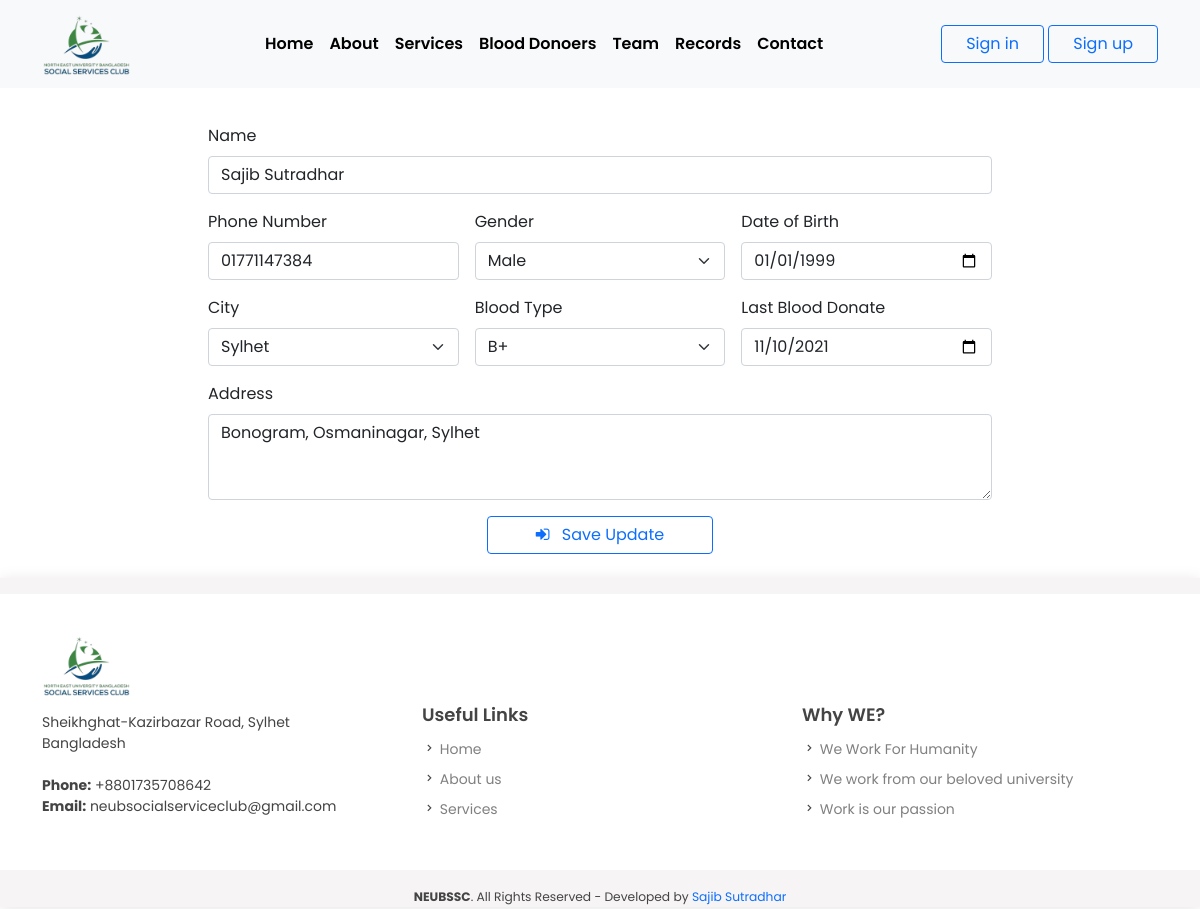
Page /profile/1/ on the committed database.
### blood_app/models.py (models this page shows)
class Blood_donor(models.Model):
    gender_l = (
        ("Male", "Male"),
        ("Female", "Female"),
        ("Others", "Others")
    )
    b_type = (
        ("A+", "A+"),
        ("A-", "A-"),
        ("B+", "B+"),
        ("B-", "B-"),
        ("AB+", "AB+"),
        ("AB-", "AB-"),
        ("O+", "O+"),
        ("O-", "O-")
    )
    district_l = (
        ('B.baria', 'B.baria'),
        ('Bagerhat', 'Bagerhat'),
        ('Bandarban', 'Bandarban'),
        ('Barguna', 'Barguna'),
        ('Barishal', 'Barishal'),
        ('Bhola', 'Bhola'),
        ('Bogura', 'Bogura'),
        ('C. nawabganj', 'C. nawabganj'),
        ('Chandpur', 'Chandpur'),
        ('Chattogram', 'Chattogram'),
        ('Chuadanga', 'Chuadanga'),
        ("Cox's bazar", "Cox's bazar"),
        ('Cumilla', 'Cumilla'),
        ('Dhaka', 'Dhaka'),
        ('Dinajpur', 'Dinajpur'),
        ('Faridpur', 'Faridpur'),
        ('Feni', 'Feni'),
        ('Gaibandha', 'Gaibandha'),
        ('Gazipur', 'Gazipur'),
        ('Gopalganj', 'Gopalganj'),
        ('Habiganj', 'Habiganj'),
        ('Jamalpur', 'Jamalpur'),
        ('Jashore', 'Jashore'),
        ('Jhalokathi', 'Jhalokathi'),
        ('Jhenaidah', 'Jhenaidah'),
        ('Joypurhat', 'Joypurhat'),
        ('Khagrachari', 'Khagrachari'),
        ('Khulna', 'Khulna'),
        ('Kishoreganj', 'Kishoreganj'),
        ('Kurigram', 'Kurigram'),
        ('Kushtia', 'Kushtia'),
        ('Lalmonirhat', 'Lalmonirhat'),
        ('Laxmipur', 'Laxmipur'),
        ('Madaripur', 'Madaripur'),
        ('Magura', 'Magura'),
        ('Manikganj', 'Manikganj'),
        ('Meherpur', 'Meherpur'),
        ('Moulvibazar', 'Moulvibazar'),
        ('Munshiganj', 'Munshiganj'),
        ('Mymensingh', 'Mymensingh'),
        ('Naogaon', 'Naogaon'),
        ('Narail', 'Narail'),
        ('Narayanganj', 'Narayanganj'),
        ('Narshingdi', 'Narshingdi'),
        ('Natore', 'Natore'),
        ('Netrokona', 'Netrokona'),
        ('Nilphamari', 'Nilphamari'),
        ('Noakhali', 'Noakhali'),
        ('Pabna', 'Pabna'),
        ('Panchagarh', 'Panchagarh'),
        ('Patuakhali', 'Patuakhali'),
        ('Pirojpur', 'Pirojpur'),
        ('Rajbari', 'Rajbari'),
        ('Rajshahi', 'Rajshahi'),
        ('Rangamati', 'Rangamati'),
        ('Rangpur', 'Rangpur'),
        ('Satkhira', 'Satkhira'),
        ('Shariatpur', 'Shariatpur'),
        ('Sherpur', 'Sherpur'),
        ('Sirajganj', 'Sirajganj'),
        ('Sunamganj', 'Sunamganj'),
        ('Sylhet', 'Sylhet'),
        ('Tangail', 'Tangail'),
        ('Thakurgaon', 'Thakurgaon')
    )
    name = models.CharField(max_length=122)
    email = models.EmailField()
    phone = models.CharField(max_length=122)
    blood_type = models.CharField(choices=b_type, max_length=12)
    gender = models.CharField(choices=gender_l, max_length=122)
    district = models.CharField(choices=district_l, max_length=122,null=True)
    date_of_birth = models.DateField(auto_now=False, auto_now_add=False)
    last_donate = models.DateField(blank=True, null=True)
    address = models.TextField()

### home/views.py (the view)
# urls.py: path('profile/<int:profile_id>/', views.edit_profile, name="edit_profile"),
def edit_profile(request,profile_id):
    profile_data = Blood_donor.objects.get(pk=profile_id)
    edit_form = user_rei_form(instance=profile_data)
    profileData = {
        "datalist": Blood_donor.objects.get(pk=profile_id),
        "blood_donor_form":edit_form
    }
    if request.method =="POST":
        edit_form = user_rei_form(request.POST,instance=profile_data)
        if edit_form.is_valid():
            edit_form.save(commit=True)
            messages.success(request, "Profile Edited Successfully")
            return redirect('/profile')
    return render(request, 'profile/edit_profile.html', context=profileData)

### accounts/forms.py
class Sign_in(forms.Form):
    email = forms.EmailField(widget=forms.EmailInput(
        attrs={
            'placeholder': "Enter your email",
            'class': 'form-control mb-3',
        }
    ))
    date_of_birth = forms.DateField(widget=forms.DateInput(
        attrs={
            'class': 'form-control mb-3', 'placeholder': 'Select a Date', 'type': 'date'
        }
    ))

class user_rei_form(forms.ModelForm):
    class Meta:
        model = Blood_donor
        fields = "__all__"
        widgets = {
            'name': forms.TextInput(attrs={'placeholder': "Enter your name", 'class': 'form-control'}),
            'email': forms.EmailInput(attrs={'placeholder': "Enter your email", 'class': 'form-control'}),
            'phone': forms.NumberInput(attrs={'placeholder': 'Enter your phone number', 'class': 'form-control'}),
            'district': forms.Select(attrs={'class': 'form-select'}),
            'blood_type': forms.Select(attrs={'class': 'form-select'}),
            'gender': forms.Select(attrs={'class': 'form-select'}),
            'date_of_birth': forms.DateInput(attrs={'class': 'form-control', 'placeholder': 'Select a Date', 'type': 'date'}),
            'last_donate': forms.DateInput(attrs={'class': 'form-control', 'type': 'date'}),
            'address': forms.Textarea(attrs={'cols': 40, 'rows': 3, 'class': 'form-control'}),
        }

### home/context_preprocessors.py (called while the page is built)
def add_var_to_context(request):
    sign_in = Sign_in()
    search_donor = Search_donor()
    blood_donor_form = user_rei_form()
    current_committee = Committee_list.objects.all().filter(active=True)
    team = Team.objects.all()
    donor = Blood_donor.objects.all()
    return{
        "login_form": sign_in,
        "members" : team,
        "blood_donor_form": blood_donor_form,
        "current_committee": current_committee,
        "list": donor,
        "search_donor": search_donor,
    }

### templates/profile/edit_profile.html (shortened to what this page needs)
{% extends '../base.html' %}
{% block body %}
<div class='container _section_top'>
    <form class="py-2 row g-3 _blood_regi_modal justify-content-center" method="post" action="">
        <div class="col-sm-12">
            <label for="first_name" class="form-label">Name</label>
            {{blood_donor_form.name}}
        </div>
        <div class="col-sm-4">
            <label for="phone" class="form-label">Phone Number</label>
            {{blood_donor_form.phone}}
        </div>
        <div class="col-sm-4">
            <label for="city" class="form-label">Gender</label>
            {{blood_donor_form.gender}}
        </div>
        <div class="col-sm-4 ">
            <label for="date_of_birth" class="form-label">Date of Birth</label>
            {{blood_donor_form.date_of_birth}}
        </div>
        <div class="col-sm-4">
            <label for="city" class="form-label">City</label>
            {{blood_donor_form.district}}
        </div>
        <div class="col-sm-4">
            <label for="type" class="form-label">Blood Type</label>
            {{blood_donor_form.blood_type}}
        </div>
        <div class="col-sm-4 ">
            <label for="date_of_birth" class="form-label">Last Blood Donate</label>
            {{blood_donor_form.last_donate}}
        </div>
        <div class="col-sm-12">
            <label for="address" class="form-label">Address</label>
            {{blood_donor_form.address}}
        </div>
        <div class="text-center">
            <button class="btn btn-outline-primary px-5" name="" type="submit">
                <i class="fa fa-sign-in  me-2"></i>
                Save Update
            </button>
        </div>
    </form>
</div>
{% endblock body %}

### static/assets/css/style.css (style rules this page uses)
* { margin: 0; padding: 0; }
body { min-height: 100vh; scroll-behavior: smooth; font-family: "Poppins", sans-serif; }
._blood_regi_modal { max-width: 800px; margin: auto; }
._section_top { margin-top: 100px; }

### rows in the picture
Blood_donor: name "Sajib Sutradhar", phone "01771147384", gender "Male", date_of_birth "01/01/1999", district "Sylhet", blood_type "B+", last_donate "11/10/2021", address "Bonogram, Osmaninagar, Sylhet"
